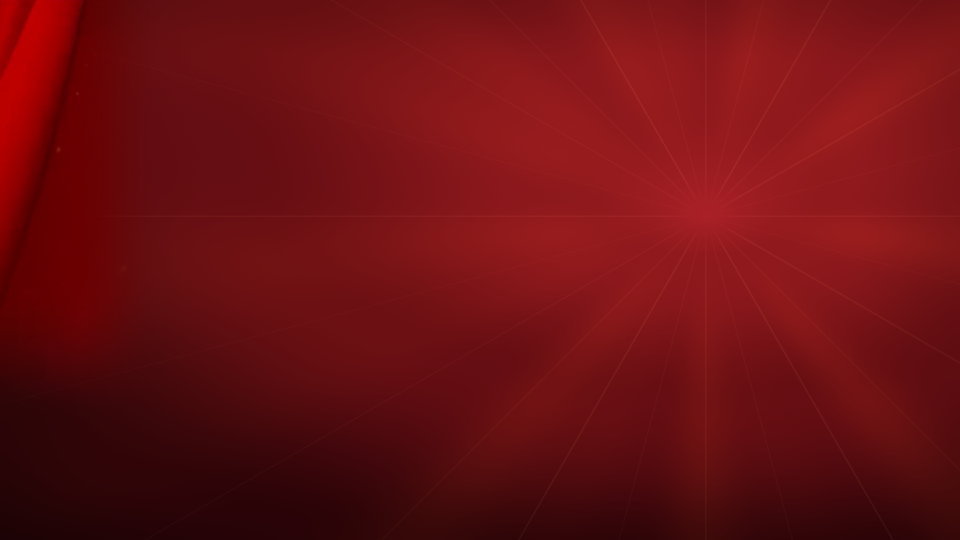
#> input picture assets/master_stage_clean_bg.png, 1920 x 1080 px, found by its file name (shown at 1/2 size)
$ python inspect_clean_bg.py
#> lines starting #> are read from the running program, lines starting #| are printed output that depends on the picture
"""Visual & Numerical Inspection of generated clean backgrounds."""

from PIL import Image
import numpy as np

def inspect_image(path):
    im = Image.open(path)
#> im is the input picture: PIL image 1920x1080 RGB; mean R, G, B 108.1, 15.7, 18.5
    w, h = im.size
#> w = 1920; h = 1080
    arr = np.array(im)

    print(f"=== File: {path.name} ===")
    print(f"Size: {w}x{h} (Aspect Ratio: {w/h:.3f}, expected 16:9 = {16/9:.3f})")
#| Size: 1920x1080 (Aspect Ratio: 1.778, expected 16:9 = 1.778)
    print(f"Mode: {im.mode}")
#| Mode: RGB
    print(f"Channel min: R={arr[:,:,0].min()}, G={arr[:,:,1].min()}, B={arr[:,:,2].min()}")
#| Channel min: R=28, G=0, B=0
    print(f"Channel max: R={arr[:,:,0].max()}, G={arr[:,:,1].max()}, B={arr[:,:,2].max()}")
#| Channel max: R=193, G=42, B=41
    print(f"Channel mean: R={arr[:,:,0].mean():.1f}, G={arr[:,:,1].mean():.1f}, B={arr[:,:,2].mean():.1f}")
#| Channel mean: R=108.1, G=15.7, B=18.5

    # Check specific key zones:
    # 1. Focal zone (around cx=1410, cy=430)
    focal = arr[400:460, 1380:1440].mean(axis=(0,1))
#> focal = [165.5, 31.61, 36.84]
    print(f"Focal aura sample (x=1410, y=430): RGB=({focal[0]:.1f}, {focal[1]:.1f}, {focal[2]:.1f})")
#| Focal aura sample (x=1410, y=430): RGB=(165.5, 31.6, 36.8)

    # 2. Text reading area (Slide 1 title at x=400, y=300)
    title_area = arr[250:350, 350:450].mean(axis=(0,1))
#> title_area = [100.3, 13.42, 18.35]
    print(f"Text title backdrop sample (x=400, y=300): RGB=({title_area[0]:.1f}, {title_area[1]:.1f}, {title_area[2]:.1f})")
#| Text title backdrop sample (x=400, y=300): RGB=(100.3, 13.4, 18.3)

    # 3. Bottom left (x=100, y=950)
    bl = arr[900:1000, 50:150].mean(axis=(0,1))
#> bl = [43.15, 4.59, 7.02]
    print(f"Bottom-left deep crimson sample: RGB=({bl[0]:.1f}, {bl[1]:.1f}, {bl[2]:.1f})")
#| Bottom-left deep crimson sample: RGB=(43.1, 4.6, 7.0)

    # 4. Bottom right (x=1800, y=1000)
    br = arr[950:1050, 1750:1850].mean(axis=(0,1))
#> br = [65.67, 8.75, 11.07]
    print(f"Bottom-right corner sample: RGB=({br[0]:.1f}, {br[1]:.1f}, {br[2]:.1f})")
#| Bottom-right corner sample: RGB=(65.7, 8.8, 11.1)

    # Check for any abrupt edges or high frequency artifacts (gradient magnitude)
    arr_f = arr.astype(float)
    diff_x = np.abs(arr_f[:, 1:, :] - arr_f[:, :-1, :])
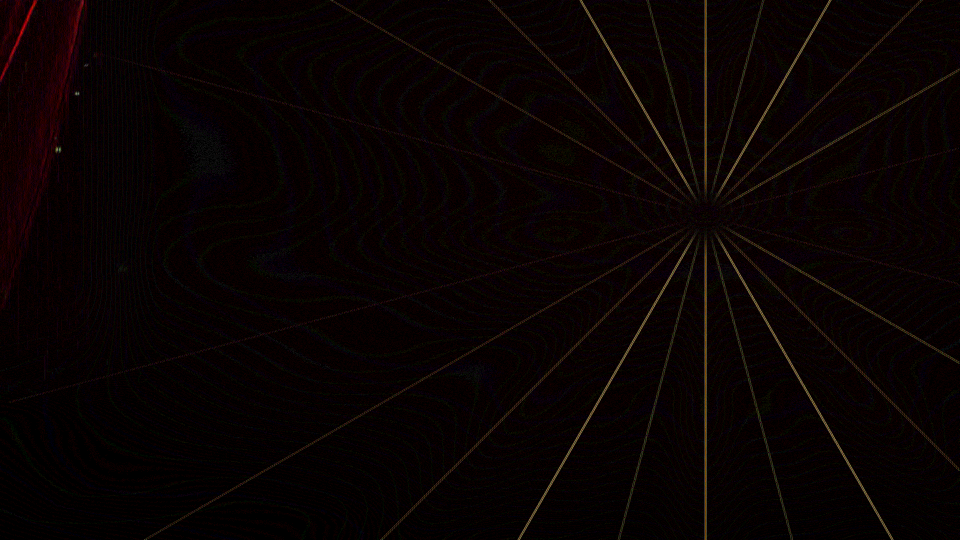
#> diff_x: shape (1080, 1919, 3) float64 (shown at 1/2 size); mean R, G, B 0.461, 0.124, 0.11; drawn with min black and max white
    diff_y = np.abs(arr_f[1:, :, :] - arr_f[:-1, :, :])
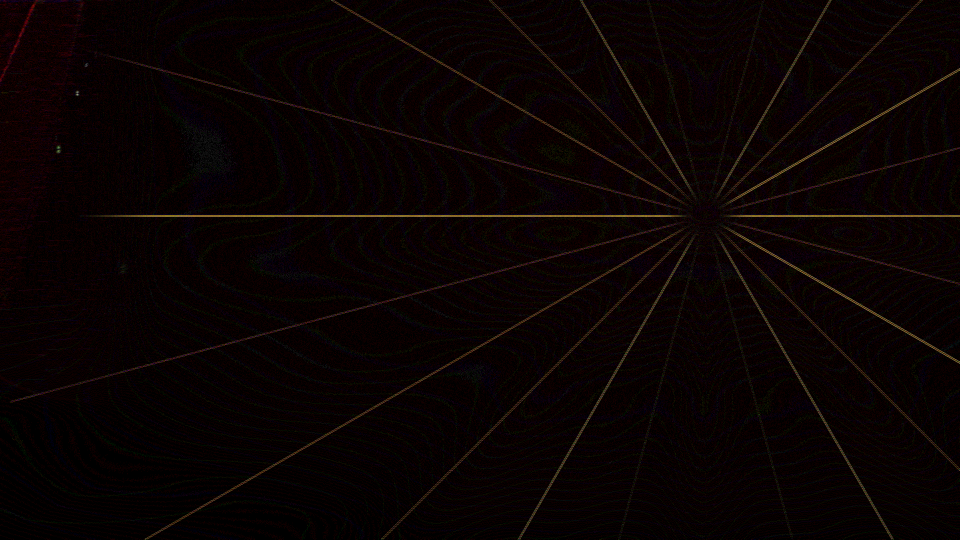
#> diff_y: shape (1079, 1920, 3) float64 (shown at 1/2 size); mean R, G, B 0.466, 0.127, 0.109; drawn with min black and max white
    max_gradient_x = diff_x.max()
#> max_gradient_x = 13
    max_gradient_y = diff_y.max()
#> max_gradient_y = 12
    mean_gradient_x = diff_x.mean()
#> mean_gradient_x = 0.232
    mean_gradient_y = diff_y.mean()
#> mean_gradient_y = 0.234
    print(f"Gradient smoothness: mean_diff_x={mean_gradient_x:.2f}, max_diff_x={max_gradient_x:.1f}")
#| Gradient smoothness: mean_diff_x=0.23, max_diff_x=13.0
    print(f"Gradient smoothness: mean_diff_y={mean_gradient_y:.2f}, max_diff_y={max_gradient_y:.1f}")
#| Gradient smoothness: mean_diff_y=0.23, max_diff_y=12.0
    print()

if __name__ == "__main__":
    from pathlib import Path
    inspect_image(Path("assets/master_stage_clean_bg.png"))
    inspect_image(Path("assets/stage_bg_clean_dimmed.png"))
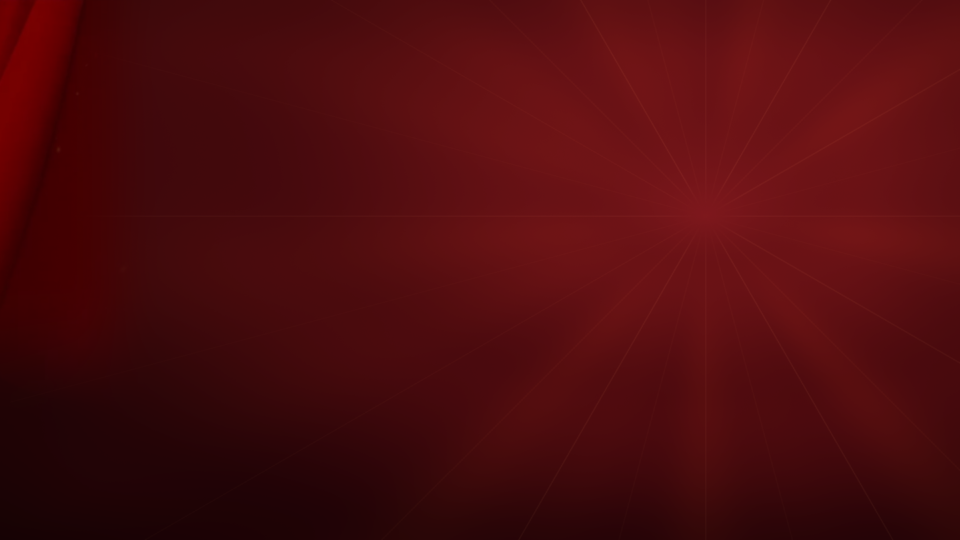
#> input picture assets/stage_bg_clean_dimmed.png, 1920 x 1080 px, found by its file name (shown at 1/2 size)
#> in inspect_image, im is the input picture: PIL image 1920x1080 RGB; mean R, G, B 77.5, 11.2, 13.6
#| Size: 1920x1080 (Aspect Ratio: 1.778, expected 16:9 = 1.778)
#| Mode: RGB
#| Channel min: R=22, G=0, B=1
#| Channel max: R=127, G=30, B=30
#| Channel mean: R=77.5, G=11.2, B=13.6
#> in inspect_image (call 2), `focal = arr[400:460, 1380:1440].mean(axis=(0,1))`: focal = [122.3, 22.83, 27.16]
#| Focal aura sample (x=1410, y=430): RGB=(122.3, 22.8, 27.2)
#> in inspect_image (call 2), `title_area = arr[250:350, 350:450].mean(axis=(0,1))`: title_area = [65.46, 8.97, 12]
#| Text title backdrop sample (x=400, y=300): RGB=(65.5, 9.0, 12.0)
#> in inspect_image (call 2), `bl = arr[900:1000, 50:150].mean(axis=(0,1))`: bl = [31.07, 3.07, 5.14]
#| Bottom-left deep crimson sample: RGB=(31.1, 3.1, 5.1)
#> in inspect_image (call 2), `br = arr[950:1050, 1750:1850].mean(axis=(0,1))`: br = [52.42, 6.88, 9.11]
#| Bottom-right corner sample: RGB=(52.4, 6.9, 9.1)
#> in inspect_image (call 2), `max_gradient_x = diff_x.max()`: max_gradient_x = 9
#> in inspect_image (call 2), `mean_gradient_x = diff_x.mean()`: mean_gradient_x = 0.155
#> in inspect_image (call 2), `mean_gradient_y = diff_y.mean()`: mean_gradient_y = 0.157
#| Gradient smoothness: mean_diff_x=0.16, max_diff_x=9.0
#| Gradient smoothness: mean_diff_y=0.16, max_diff_y=9.0
